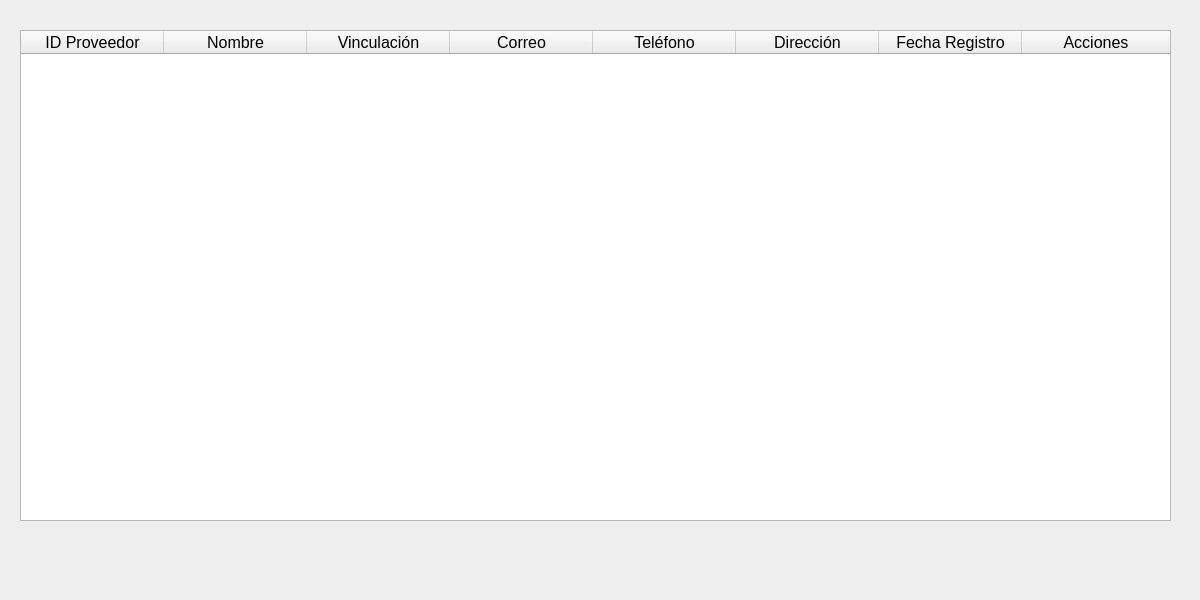
<?xml version="1.0" encoding="UTF-8"?>
<ui version="4.0">
 <class>ConsultarEditarEliminarProveedoresWindow</class>
 <widget class="QWidget" name="ConsultarEditarEliminarProveedoresWindow">
  <property name="geometry">
   <rect>
    <x>0</x>
    <y>0</y>
    <width>1200</width>
    <height>600</height>
   </rect>
  </property>
  <property name="windowTitle">
   <string>Consultar/Editar/Eliminar Proveedores</string>
  </property>
  <widget class="QTableWidget" name="tableWidgetProveedores">
   <property name="geometry">
    <rect>
     <x>20</x>
     <y>30</y>
     <width>1151</width>
     <height>491</height>
    </rect>
   </property>
   <property name="font">
    <font>
     <pointsize>12</pointsize>
    </font>
   </property>
   <attribute name="horizontalHeaderCascadingSectionResizes">
    <bool>true</bool>
   </attribute>
   <attribute name="horizontalHeaderMinimumSectionSize">
    <number>50</number>
   </attribute>
   <attribute name="horizontalHeaderDefaultSectionSize">
    <number>143</number>
   </attribute>
   <attribute name="horizontalHeaderStretchLastSection">
    <bool>true</bool>
   </attribute>
   <attribute name="verticalHeaderMinimumSectionSize">
    <number>60</number>
   </attribute>
   <attribute name="verticalHeaderDefaultSectionSize">
    <number>60</number>
   </attribute>
   <column>
    <property name="text">
     <string>ID Proveedor</string>
    </property>
   </column>
   <column>
    <property name="text">
     <string>Nombre</string>
    </property>
   </column>
   <column>
    <property name="text">
     <string>Vinculación</string>
    </property>
   </column>
   <column>
    <property name="text">
     <string>Correo</string>
    </property>
   </column>
   <column>
    <property name="text">
     <string>Teléfono</string>
    </property>
   </column>
   <column>
    <property name="text">
     <string>Dirección</string>
    </property>
   </column>
   <column>
    <property name="text">
     <string>Fecha Registro</string>
    </property>
   </column>
   <column>
    <property name="text">
     <string>Acciones</string>
    </property>
   </column>
  </widget>
 </widget>
 <resources/>
 <connections/>
</ui>
